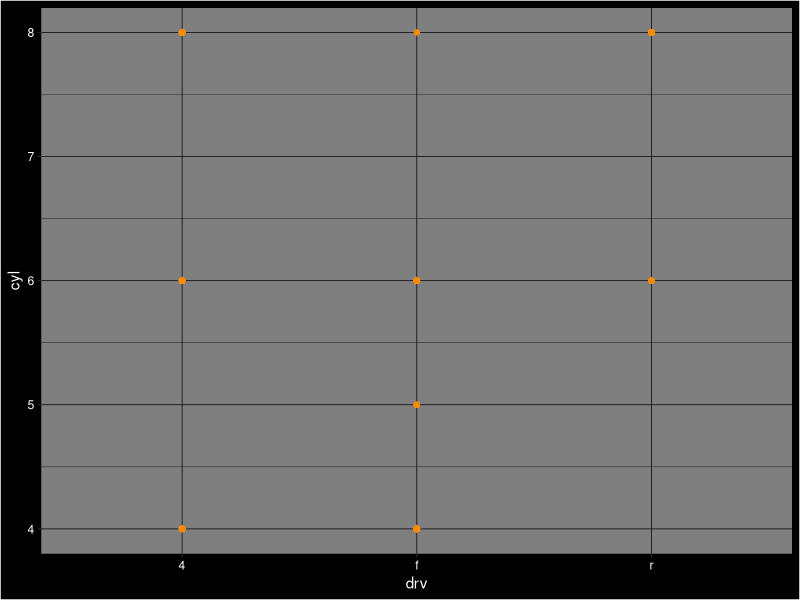

Source code (R):
library(ggplot2)

plot <- ggplot(mpg, aes(drv, cyl)) +
  geom_point(aes(), color="darkorange")

plot + theme_dark() +
  theme(
    plot.background = element_rect(fill = "black"),
    axis.text = element_text(color = "white"),
    axis.title = element_text(color = "white"),
    panel.grid=element_line(color = "black")
  )
